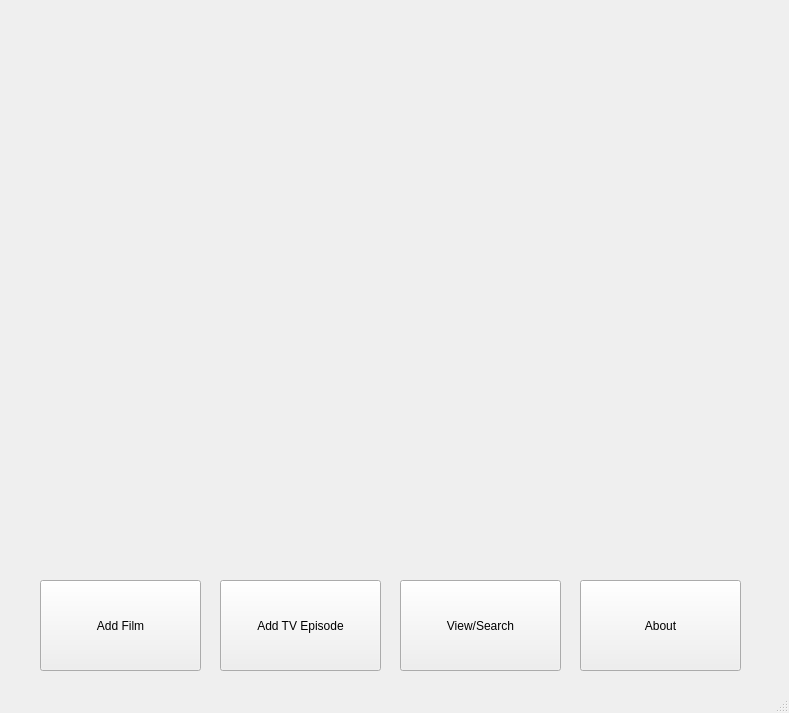
<?xml version="1.0" encoding="UTF-8"?>
<ui version="4.0">
 <class>MainWindow</class>
 <widget class="QMainWindow" name="MainWindow">
  <property name="geometry">
   <rect>
    <x>0</x>
    <y>0</y>
    <width>789</width>
    <height>713</height>
   </rect>
  </property>
  <property name="windowTitle">
   <string>MainWindow</string>
  </property>
  <widget class="QWidget" name="centralwidget">
   <widget class="QPushButton" name="addFilm">
    <property name="geometry">
     <rect>
      <x>40</x>
      <y>580</y>
      <width>161</width>
      <height>91</height>
     </rect>
    </property>
    <property name="text">
     <string>Add Film</string>
    </property>
   </widget>
   <widget class="QPushButton" name="viewSearchButton">
    <property name="geometry">
     <rect>
      <x>400</x>
      <y>580</y>
      <width>161</width>
      <height>91</height>
     </rect>
    </property>
    <property name="text">
     <string>View/Search</string>
    </property>
   </widget>
   <widget class="QPushButton" name="addTVShow">
    <property name="geometry">
     <rect>
      <x>220</x>
      <y>580</y>
      <width>161</width>
      <height>91</height>
     </rect>
    </property>
    <property name="text">
     <string>Add TV Episode</string>
    </property>
   </widget>
   <widget class="QPushButton" name="aboutButton">
    <property name="geometry">
     <rect>
      <x>580</x>
      <y>580</y>
      <width>161</width>
      <height>91</height>
     </rect>
    </property>
    <property name="text">
     <string>About</string>
    </property>
   </widget>
   <widget class="QLabel" name="label">
    <property name="geometry">
     <rect>
      <x>20</x>
      <y>15</y>
      <width>741</width>
      <height>541</height>
     </rect>
    </property>
    <property name="text">
     <string/>
    </property>
    <property name="pixmap">
     <pixmap resource="resource.qrc">:/theater.png</pixmap>
    </property>
    <property name="scaledContents">
     <bool>true</bool>
    </property>
   </widget>
  </widget>
  <widget class="QStatusBar" name="statusbar"/>
  <action name="actionFilm">
   <property name="text">
    <string>Film</string>
   </property>
  </action>
  <action name="actionTV_Show">
   <property name="text">
    <string>TV Show</string>
   </property>
  </action>
  <action name="actionVideo_Game">
   <property name="text">
    <string>Video Game</string>
   </property>
  </action>
  <action name="actionBook">
   <property name="text">
    <string>Book</string>
   </property>
  </action>
  <action name="actionFilm_2">
   <property name="text">
    <string>Film</string>
   </property>
  </action>
  <action name="actionTV_Show_2">
   <property name="text">
    <string>TV Show</string>
   </property>
  </action>
  <action name="actionVideo_Game_2">
   <property name="text">
    <string>Video Game</string>
   </property>
  </action>
  <action name="actionBook_2">
   <property name="text">
    <string>Book</string>
   </property>
  </action>
  <action name="actionFilm_3">
   <property name="text">
    <string>Film</string>
   </property>
  </action>
  <action name="actionTV_Show_3">
   <property name="text">
    <string>TV Show</string>
   </property>
  </action>
  <action name="actionVideo_Game_3">
   <property name="text">
    <string>Video Game</string>
   </property>
  </action>
  <action name="actionBook_3">
   <property name="text">
    <string>Book</string>
   </property>
  </action>
  <action name="actionFilm_4">
   <property name="text">
    <string>Film</string>
   </property>
  </action>
  <action name="actionTV_Show_4">
   <property name="text">
    <string>TV Show</string>
   </property>
  </action>
  <action name="actionVideo_Game_4">
   <property name="text">
    <string>Video Game</string>
   </property>
  </action>
  <action name="actionBook_4">
   <property name="text">
    <string>Book</string>
   </property>
  </action>
 </widget>
 <resources>
  <include location="resource.qrc"/>
 </resources>
 <connections/>
 <slots>
  <signal>newFilmWindow()</signal>
  <signal>newEntry()</signal>
 </slots>
</ui>
